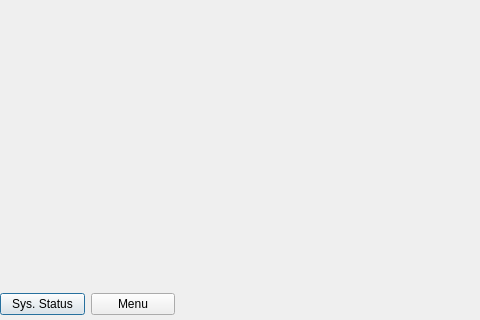
<?xml version="1.0" encoding="UTF-8"?>
<ui version="4.0">
 <class>config_window</class>
 <widget class="QDialog" name="config_window">
  <property name="geometry">
   <rect>
    <x>0</x>
    <y>0</y>
    <width>480</width>
    <height>320</height>
   </rect>
  </property>
  <property name="windowTitle">
   <string>Dialog</string>
  </property>
  <widget class="QWidget" name="horizontalLayoutWidget">
   <property name="geometry">
    <rect>
     <x>0</x>
     <y>289</y>
     <width>175</width>
     <height>31</height>
    </rect>
   </property>
   <layout class="QHBoxLayout" name="horizontalLayout">
    <item>
     <widget class="QPushButton" name="btn_to_system_status">
      <property name="text">
       <string>Sys. Status</string>
      </property>
     </widget>
    </item>
    <item>
     <widget class="QPushButton" name="btn_to_menu">
      <property name="text">
       <string>Menu</string>
      </property>
     </widget>
    </item>
   </layout>
  </widget>
 </widget>
 <resources/>
 <connections/>
</ui>
